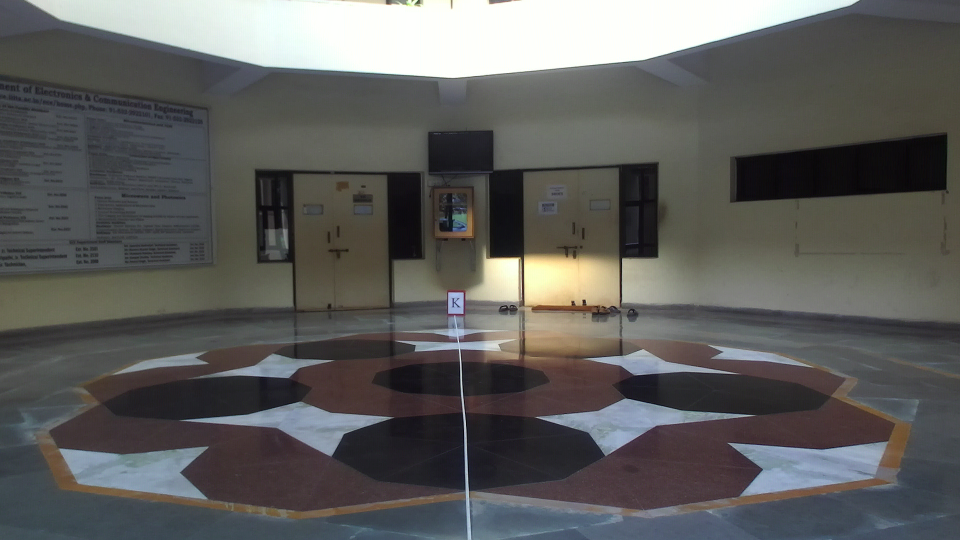
#> input picture images/1000/rgb/image_0/000002.png, 1920 x 1080 px, found by its file name (shown at 1/2 size); its folder holds 4 pictures in this run
$ python stereo2depth_mod2.py   (older library calls are emulated)
#> lines starting #> are read from the running program, lines starting #| are printed output that depends on the picture; after the words box and inside, x2 and y2 are one past the last pixel; in counts of white or black regions, pixels touching at a corner belong together; pictures that were not available may be replaced by others from this repository, and a replacement may not be noted
#!/usr/bin/env python

'''
stereo2depth - generate a depth map from a stereoscopic image using OpenCV.

Usage:
    Run `python stereo2depth.py images/stereo.jpg`
    and the depth map will be saved to `images/stereo_depth.jpg`
'''

# Python 2/3 compatibility
from __future__ import print_function

import numpy as np
import cv2
import sys
import os as os
import json

from matplotlib import pyplot as plt
from mpl_toolkits import mplot3d


# specific for ZED cam. Change
# [45 lines left out: function rectifyFrames, not called in this run]


def stereo2depth1(imgL, imgR):
    # Parameters from all steps are defined here to make it easier to adjust values.
    resolution = 1.0  # (0, 1.0]
    numDisparities = 16  # has to be dividable by 16
    blockSize = 5  # (0, 25]
    windowSize = 5  # Usually set equals to the block size
    filterCap = 63  # [0, 100]
    lmbda = 80000  # [80000, 100000]
    sigma = 1.2
    brightness = 0  # [-1.0, 1.0]
    contrast = 1  # [0.0, 3.0]

    # Step 1 - Load the input stereoscopic image
    # img = cv2.imread(filename)

    # Step 2 - Slice the input image into the left and right views.
    height, width = imgL.shape[:2]

    # Step 3 - Downsampling the images to the resolution level to speed up the matching at the cost of quality degradation.
    resL = cv2.resize(imgL, None, fx=resolution, fy=resolution, interpolation=cv2.INTER_AREA)
    resR = cv2.resize(imgR, None, fx=resolution, fy=resolution, interpolation=cv2.INTER_AREA)

    # Step 4 - Setup two stereo matchers to compute disparity maps both for left and right views.
    left_matcher = cv2.StereoSGBM_create(
        minDisparity=0,
        numDisparities=numDisparities,
        blockSize=blockSize,
        P1=8 * 3 * windowSize ** 2,
        P2=32 * 3 * windowSize ** 2,
        disp12MaxDiff=1,
        uniquenessRatio=15,
        speckleWindowSize=0,
        speckleRange=2,
        preFilterCap=filterCap,
        mode=cv2.STEREO_SGBM_MODE_HH
        # Run on HH mode which is more accurate than the default mode but much slower so it might not suitable for real-time scenario.
    )
    right_matcher = cv2.ximgproc.createRightMatcher(left_matcher)

    # Step 5 - Setup a disparity filter to deal with stereo-matching errors.
    #          It will detect inaccurate disparity values and invalidate them, therefore making the disparity map semi-sparse.
    wls_filter = cv2.ximgproc.createDisparityWLSFilter(matcher_left=left_matcher)
    wls_filter.setLambda(lmbda)
    wls_filter.setSigmaColor(sigma)

    # Step 6 - Perform stereo matching to compute disparity maps for both left and right views.
    displ = left_matcher.compute(resL, resR)
    dispr = right_matcher.compute(resR, resL)

    # Step 7 - Perform post-filtering
    imgLb = cv2.copyMakeBorder(imgL, top=0, bottom=0, left=np.uint16(numDisparities / resolution), right=0,
                               borderType=cv2.BORDER_CONSTANT, value=[155, 155, 155])
    filteredImg = wls_filter.filter(displ, imgLb, None, dispr)

    # Step 8 - Adjust image resolution, brightness, contrast, and perform disparity truncation hack
    filteredImg = filteredImg * resolution
    filteredImg = filteredImg + (brightness / 100.0)
    filteredImg = (filteredImg - 128) * contrast + 128
    filteredImg = np.clip(filteredImg, 0, 255)
    filteredImg = np.uint8(filteredImg)
    filteredImg = cv2.resize(filteredImg, (width, height), interpolation=cv2.INTER_CUBIC)  # Disparity truncation hack
    filteredImg = filteredImg[0:height, np.uint16(numDisparities / resolution):width]
    filteredImg = cv2.resize(filteredImg, (width, height), interpolation=cv2.INTER_CUBIC)  # Disparity truncation hack

    return filteredImg


# [43 lines left out: function stereo2depth2, not called in this run]


def extract_features(img, ftype='orb'):
    if ftype.lower() == 'orb':
        detector = cv2.ORB_create()
        extractor = detector
    elif ftype.lower() == 'brisk':
        detector = cv2.BRISK_create(20, 8)
        # detector = cv2.BRISK_create()
        extractor = detector

    keypoints = detector.detect(img)
    descriptors = extractor.compute(img, keypoints)
    return keypoints, descriptors[1]


def match_features(des1, des2):
    matches = []
    des1 = np.float32(des1)
    des2 = np.float32(des2)
    bf = cv2.BFMatcher()
    # bf = cv2.BFMatcher(cv2.NORM_HAMMING, crossCheck=False)
    pre_matches = bf.knnMatch(des1, des2, k=2)

    for m, n in pre_matches:
        if m.distance < 0.55 * n.distance:  # used: 0.65
            matches.append([m])
    return matches


def convert_matches2uv(matches, kp1, kp2):
    matched_uv1, matched_uv2 = [], []
    if len(matches) != 0:
        for i in range(0, len(matches)):
            p1 = kp1[matches[i][0].queryIdx].pt
            p2 = kp2[matches[i][0].trainIdx].pt
            matched_uv1.append(tuple(p1))
            matched_uv2.append(tuple(p2))
    return matched_uv1, matched_uv2


def compute_depth(depthMap, uvL, uvR, k):
    factor = 5
    depthMap = depthMap / factor
    h, w = depthMap.shape[:2]

    m2f = 3.28084

    #right cam params
    rk = [1399.24, 1399.24, 898.46, 503.932]

    depth1 = [];
    depth2 = []
    for i in range(len(uvL)):
        d1, d2 = None, None
        disp1 = uvL[i][0] - uvR[i][0]

        if disp1 > 0:
            #TODO: create different hypothesis
            alpha = 1/disp1
            offset = abs(k[2]-rk[2])*alpha
            #d1 = k[0] * k[4] / disp1
            d1 = k[0] * k[4] / (disp1-offset)
            depth1.append(d1)
        # disp2 = depthMap[int(uvL[i][0])][int(uvL[i][1])]
        disp2 = depthMap[int(uvL[i][1])][int(uvL[i][0])]
        if disp2 > 0:
            d2 = k[0] * k[4] / w * disp2
            depth2.append(d2)
        # print(d1, d2)
        print('point:', i)
        d1a = d1 if d1 != None else 0
        d2a = d2 if d2 != None else 0
        # check if the point is within the bounding box of the detected semantic object
        print('d1: {}m {}ft'.format(d1, d1a * m2f))
        print('d2: {}m {}ft'.format(d2, d2a * m2f));
        print()

    print('--------------------------------------------------------------')
    print('Min depth (d1): {}m {}ft'.format(min(depth1), min(depth1) * m2f))
    print('Max depth (d1): {}m {}ft'.format(max(depth1), max(depth1) * m2f))
    return depth1, depth2


def main():

    # path = './Oct_2020/ground_truth_images/rgb'
    pathL = 'E:\Sem 7 Project\place_recognition\Complete_dataset\image_0'
    pathR = 'E:\Sem 7 Project\place_recognition\Complete_dataset\image_1'

    rectify = False
    depth_dict = {}

    for img_name_l, img_name_r in zip(os.listdir(pathL)[:1700], os.listdir(pathR)[:1700]):
        print(img_name_l, img_name_r)

        # if L and R images are available as combined images
        # img = cv2.imread(os.path.join(path, img_name))
        # # Step 2 - Slice the input image into the left and right views.
        # height, width = img.shape[:2]
        # imgL = img[0:height, 0:int(width / 2)]
        # imgR = img[0:height, int(width / 2):]

        # if L and R images are seperate
        imgL = cv2.imread(os.path.join(pathL, img_name_l))
#> imgL is the input picture: shape (1080, 1920, 3); mean B, G, R 91.7, 93.4, 93.4
        imgR = cv2.imread(os.path.join(pathR, img_name_r))

        if rectify:
            imgL, imgR = rectifyFrames(imgL, imgR)

        # k = [349.89, 349.89, 313.705, 193.03475, 0.120008] #ZED VGA
        # k = [718.856, 718.856, 607.1928, 185.2157, 0.5371657]
        k = [1399.56, 1399.56, 875.825, 565.139, 0.120008]

        depthMap_type = '1'

        if depthMap_type == '1':
            depthMap = stereo2depth1(imgL, imgR)
#> in stereo2depth1, `displ = left_matcher.compute(resL, resR)`:
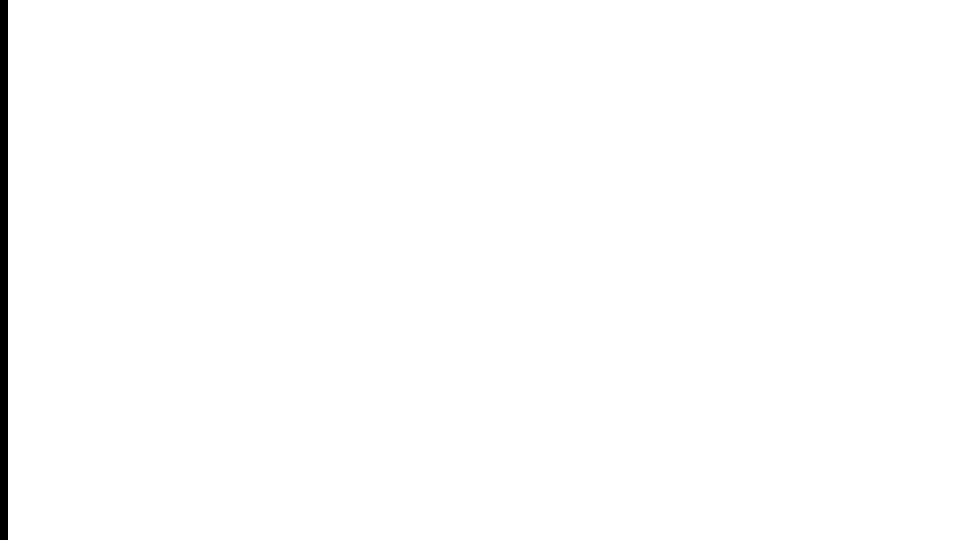
#> displ: shape (1080, 1920) int16 (shown at 1/2 size); values -16 (black) and 0 (white), 99.2% white; 1 black region, box (x1, y1, x2, y2) and area: (0, 0, 16, 1080) 17280
#> in stereo2depth1, `dispr = right_matcher.compute(resR, resL)`:
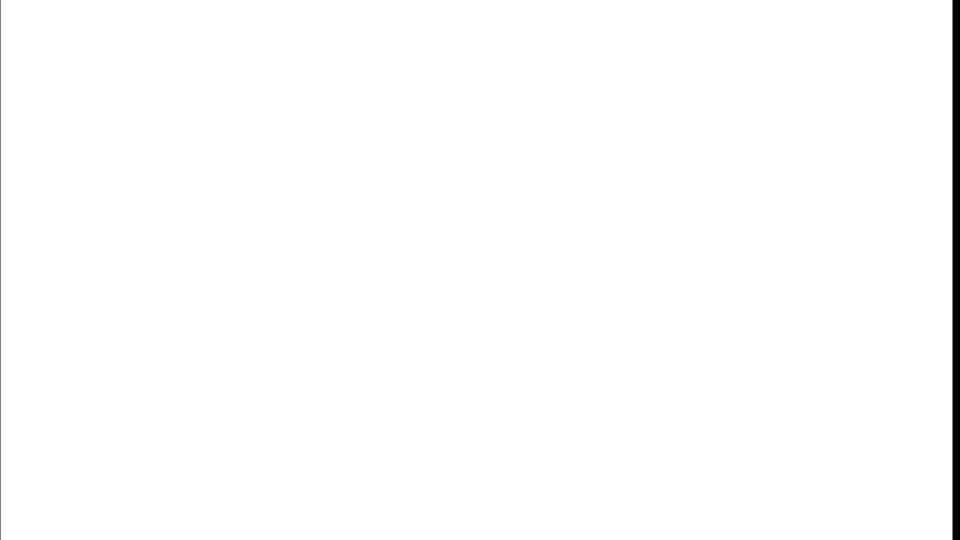
#> dispr: shape (1080, 1920) int16 (shown at 1/2 size); values -256 (black) and 0 (white), 99.2% white; 2 black regions, box (x1, y1, x2, y2) and area: (1905, 0, 1920, 1080) 16200, (0, 0, 1, 1080) 1080
#> in stereo2depth1, `imgLb = cv2.copyMakeBorder(imgL, top=0, bottom=0, left=np.uint16(numDi..`:
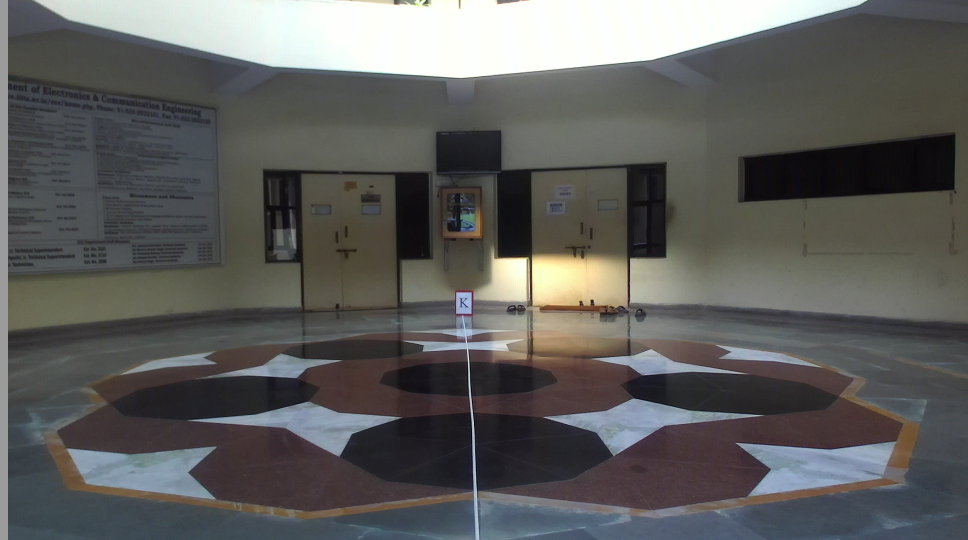
#> imgLb: shape (1080, 1936, 3) (shown at 1/2 size); mean B, G, R 92.2, 93.9, 93.9
#> in stereo2depth1, `filteredImg = np.clip(filteredImg, 0, 255)`: filteredImg: shape (1080, 1936) float64; every value is 0
#> in stereo2depth1, `filteredImg = np.uint8(filteredImg)`: filteredImg: shape (1080, 1936); every value is 0
#> in stereo2depth1, `filteredImg = cv2.resize(filteredImg, (width, height), interpolation=c..`: filteredImg: shape (1080, 1920); every value is 0
#> in stereo2depth1, `filteredImg = filteredImg[0:height, np.uint16(numDisparities / resolut..`: filteredImg: shape (1080, 1904); every value is 0
        elif depthMap_type == '2':
            depthMap = stereo2depth2(imgL, imgR)
        else:
            print('Wrong type! exiting')
            sys.exit()

        ftype = 'brisk'
        kp1, des1 = extract_features(imgL, ftype)
#> in extract_features, `keypoints = detector.detect(img)`: keypoints = 2020 keypoints; strongest (x, y, size): (1032, 519, 51.1), (1168, 602, 27.2), (919, 683, 12.6), (1031, 519, 57)
#> kp1 has the same summary as keypoints in extract_features
        kp2, des2 = extract_features(imgR, ftype)
#> kp2 has the same summary as keypoints in extract_features
        matches = match_features(des1, des2)
#> in match_features, `pre_matches = bf.knnMatch(des1, des2, k=2)`: pre_matches = 2020 matches
#> after the loop in match_features, `for m, n in pre_matches:`: matches = 2002 matches
#> matches = 2002 matches
        uvL, uvR = convert_matches2uv(matches, kp1, kp2)
#> the loop in convert_matches2uv, `for i in range(0, len(matches)):` made 2002 passes
#> p2 on passes 1 to 3: (1656, 23.19), (1648.2, 26.01), (1634.9, 29.03)
#> after the loop in convert_matches2uv, `for i in range(0, len(matches)):`: matched_uv1 = 2002 pairs, first value 22.34 to 1891.7, second value 23.19 to 1054.9; matched_uv2 has the same summary as matched_uv1
#> uvL has the same summary as matched_uv1 in convert_matches2uv; uvR has the same summary as matched_uv1 in convert_matches2uv

        # compute depth
        depth1, depth2 = compute_depth(depthMap, uvL, uvR, k)
#> in compute_depth, `depthMap = depthMap / factor`: depthMap: shape (1080, 1920) float64; every value is 0
#> the loop in compute_depth, `for i in range(len(uvL)):` made 2002 passes
#> (printed output is left out)
#> after the loop in compute_depth, `for i in range(len(uvL)):`: depth1 = []

        vals = []
        for i in range(len(depth1)):
            vals.append([uvL[i][0], uvL[i][1], depth1[i]*1000])

        depth_dict[img_name_l] = vals
        '''
        #Generate point cloud
        Q = np.float32([[1, 0, 0, -k[2]],
                        [0, 1, 0, -k[3]],  # turn points 180 deg around x-axis,
                        [0, 0, 0,  k[0]],  # so that y-axis looks up
                        [0, 0, -1/k[4], 0]])

        points = cv2.reprojectImageTo3D(depthMap, Q)

        x ,y, z= [], [], []
        for i in range(len(points)):
            for j in range(len(points[0])):
                if points[i][j][0] == np.inf:
                    continue
                x.append(points[i][j][0])
                y.append(points[i][j][1])
                z.append(points[i][j][2])

        #select random points
        idx = np.random.choice(range(len(x)), 2000, replace=False)
        rx = [x[i] for i in range(len(x)) if i in idx]
        ry = [y[i] for i in range(len(y)) if i in idx]
        rz = [z[i] for i in range(len(z)) if i in idx]

        fig = plt.figure()
        ax = plt.axes(projection='3d')
        ax.scatter3D(rx, rz, ry, c=rz, cmap='Greens')
        ax.set_xlabel('X'); ax.set_ylabel('Z'); ax.set_zlabel('Y')
        plt.show()'''

        # [17 lines of commented-out code are left out]

    with open(f'./depths_seq22.json', 'w') as f:
        json.dump(depth_dict, f, indent=2)


# [4 lines of commented-out code are left out]
#> (the run stopped early here; a loop or call above may not have finished)
